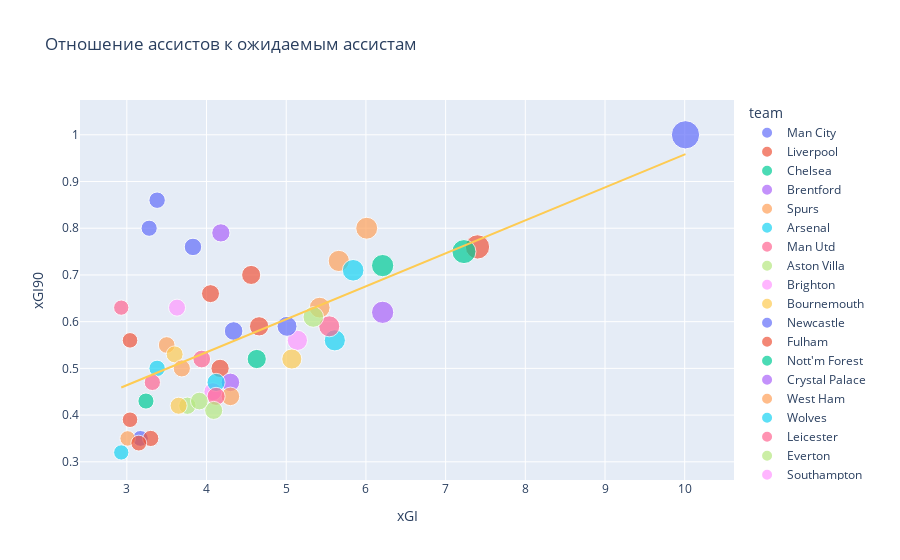

Write notebook code for a chart like this one.
### Code cell
fig = px.scatter(
    players.sort_values("xGI", ascending=False).head(50),
    x="xGI",
    y="xGI90",
    color="team",
    trendline="ols",
    trendline_scope="overall",
    hover_name="player_name",
    size="xGI",
    title="Отношение ассистов к ожидаемым ассистам",
)
fig.show()

### Figure 1 — Plotly figure (JSON) as saved in the notebook; plotly's stock layout.template omitted (floating-point values rounded to 4 significant figures)
{"data": [{"hovertemplate": "<b>%{hovertext}</b><br><br>team=Man City<br>xGI=%{marker.size}<br>xGI90=%{y}<extra></extra>", "hovertext": ["Haaland", "Sávio", "De Bruyne", "Foden", "Bernardo"], "legendgroup": "Man City", "marker": {"color": "#636efa", "size": [10.01, 3.83, 3.38, 3.28, 3.17], "sizemode": "area", "sizeref": 0.02502, "symbol": "circle"}, "mode": "markers", "name": "Man City", "orientation": "v", "showlegend": true, "type": "scatter", "x": [10.01, 3.83, 3.38, 3.28, 3.17], "xaxis": "x", "y": [1, 0.76, 0.86, 0.8, 0.35], "yaxis": "y"}, {"hovertemplate": "<b>%{hovertext}</b><br><br>team=Liverpool<br>xGI=%{marker.size}<br>xGI90=%{y}<extra></extra>", "hovertext": ["M.Salah", "Luis Díaz", "Alexander-Arnold", "Diogo J."], "legendgroup": "Liverpool", "marker": {"color": "#EF553B", "size": [7.4, 4.05, 3.3, 3.04], "sizemode": "area", "sizeref": 0.02502, "symbol": "circle"}, "mode": "markers", "name": "Liverpool", "orientation": "v", "showlegend": true, "type": "scatter", "x": [7.4, 4.05, 3.3, 3.04], "xaxis": "x", "y": [0.76, 0.66, 0.35, 0.56], "yaxis": "y"}, {"hovertemplate": "<b>%{hovertext}</b><br><br>team=Chelsea<br>xGI=%{marker.size}<br>xGI90=%{y}<extra></extra>", "hovertext": ["Palmer", "N.Jackson", "Madueke"], "legendgroup": "Chelsea", "marker": {"color": "#00cc96", "size": [7.23, 6.21, 3.24], "sizemode": "area", "sizeref": 0.02502, "symbol": "circle"}, "mode": "markers", "name": "Chelsea", "orientation": "v", "showlegend": true, "type": "scatter", "x": [7.23, 6.21, 3.24], "xaxis": "x", "y": [0.75, 0.72, 0.43], "yaxis": "y"}, {"hovertemplate": "<b>%{hovertext}</b><br><br>team=Brentford<br>xGI=%{marker.size}<br>xGI90=%{y}<extra></extra>", "hovertext": ["Mbeumo", "Wissa"], "legendgroup": "Brentford", "marker": {"color": "#ab63fa", "size": [6.21, 4.18], "sizemode": "area", "sizeref": 0.02502, "symbol": "circle"}, "mode": "markers", "name": "Brentford", "orientation": "v", "showlegend": true, "type": "scatter", "x": [6.21, 4.18], "xaxis": "x", "y": [0.62, 0.79], "yaxis": "y"}, {"hovertemplate": "<b>%{hovertext}</b><br><br>team=Spurs<br>xGI=%{marker.size}<br>xGI90=%{y}<extra></extra>", "hovertext": ["Maddison", "Solanke", "Johnson", "Son", "Kulusevski"], "legendgroup": "Spurs", "marker": {"color": "#FFA15A", "size": [6.01, 5.66, 5.42, 3.5, 3.01], "sizemode": "area", "sizeref": 0.02502, "symbol": "circle"}, "mode": "markers", "name": "Spurs", "orientation": "v", "showlegend": true, "type": "scatter", "x": [6.01, 5.66, 5.42, 3.5, 3.01], "xaxis": "x", "y": [0.8, 0.73, 0.63, 0.55, 0.35], "yaxis": "y"}, {"hovertemplate": "<b>%{hovertext}</b><br><br>team=Arsenal<br>xGI=%{marker.size}<br>xGI90=%{y}<extra></extra>", "hovertext": ["Saka", "Havertz", "Martinelli"], "legendgroup": "Arsenal", "marker": {"color": "#19d3f3", "size": [5.84, 5.61, 3.38], "sizemode": "area", "sizeref": 0.02502, "symbol": "circle"}, "mode": "markers", "name": "Arsenal", "orientation": "v", "showlegend": true, "type": "scatter", "x": [5.84, 5.61, 3.38], "xaxis": "x", "y": [0.71, 0.56, 0.5], "yaxis": "y"}, {"hovertemplate": "<b>%{hovertext}</b><br><br>team=Man Utd<br>xGI=%{marker.size}<br>xGI90=%{y}<extra></extra>", "hovertext": ["B.Fernandes", "Garnacho", "Zirkzee"], "legendgroup": "Man Utd", "marker": {"color": "#FF6692", "size": [5.54, 3.94, 2.93], "sizemode": "area", "sizeref": 0.02502, "symbol": "circle"}, "mode": "markers", "name": "Man Utd", "orientation": "v", "showlegend": true, "type": "scatter", "x": [5.54, 3.94, 2.93], "xaxis": "x", "y": [0.59, 0.52, 0.63], "yaxis": "y"}, {"hovertemplate": "<b>%{hovertext}</b><br><br>team=Aston Villa<br>xGI=%{marker.size}<br>xGI90=%{y}<extra></extra>", "hovertext": ["Watkins", "Rogers"], "legendgroup": "Aston Villa", "marker": {"color": "#B6E880", "size": [5.34, 3.76], "sizemode": "area", "sizeref": 0.02502, "symbol": "circle"}, "mode": "markers", "name": "Aston Villa", "orientation": "v", "showlegend": true, "type": "scatter", "x": [5.34, 3.76], "xaxis": "x", "y": [0.61, 0.42], "yaxis": "y"}, {"hovertemplate": "<b>%{hovertext}</b><br><br>team=Brighton<br>xGI=%{marker.size}<br>xGI90=%{y}<extra></extra>", "hovertext": ["Welbeck", "Mitoma"], "legendgroup": "Brighton", "marker": {"color": "#FF97FF", "size": [5.14, 4.08], "sizemode": "area", "sizeref": 0.02502, "symbol": "circle"}, "mode": "markers", "name": "Brighton", "orientation": "v", "showlegend": true, "type": "scatter", "x": [5.14, 4.08], "xaxis": "x", "y": [0.56, 0.45], "yaxis": "y"}, {"hovertemplate": "<b>%{hovertext}</b><br><br>team=Bournemouth<br>xGI=%{marker.size}<br>xGI90=%{y}<extra></extra>", "hovertext": ["Semenyo", "Tavernier", "Evanilson"], "legendgroup": "Bournemouth", "marker": {"color": "#FECB52", "size": [5.07, 3.65, 3.6], "sizemode": "area", "sizeref": 0.02502, "symbol": "circle"}, "mode": "markers", "name": "Bournemouth", "orientation": "v", "showlegend": true, "type": "scatter", "x": [5.07, 3.65, 3.6], "xaxis": "x", "y": [0.52, 0.42, 0.53], "yaxis": "y"}, {"hovertemplate": "<b>%{hovertext}</b><br><br>team=Newcastle<br>xGI=%{marker.size}<br>xGI90=%{y}<extra></extra>", "hovertext": ["Gordon", "Isak"], "legendgroup": "Newcastle", "marker": {"color": "#636efa", "size": [5.01, 4.34], "sizemode": "area", "sizeref": 0.02502, "symbol": "circle"}, "mode": "markers", "name": "Newcastle", "orientation": "v", "showlegend": true, "type": "scatter", "x": [5.01, 4.34], "xaxis": "x", "y": [0.59, 0.58], "yaxis": "y"}, {"hovertemplate": "<b>%{hovertext}</b><br><br>team=Fulham<br>xGI=%{marker.size}<br>xGI90=%{y}<extra></extra>", "hovertext": ["Adama", "Raúl", "Andreas", "Iwobi", "Smith Rowe"], "legendgroup": "Fulham", "marker": {"color": "#EF553B", "size": [4.66, 4.56, 4.17, 3.15, 3.04], "sizemode": "area", "sizeref": 0.02502, "symbol": "circle"}, "mode": "markers", "name": "Fulham", "orientation": "v", "showlegend": true, "type": "scatter", "x": [4.66, 4.56, 4.17, 3.15, 3.04], "xaxis": "x", "y": [0.59, 0.7, 0.5, 0.34, 0.39], "yaxis": "y"}, {"hovertemplate": "<b>%{hovertext}</b><br><br>team=Nott'm Forest<br>xGI=%{marker.size}<br>xGI90=%{y}<extra></extra>", "hovertext": ["Wood"], "legendgroup": "Nott'm Forest", "marker": {"color": "#00cc96", "size": [4.63], "sizemode": "area", "sizeref": 0.02502, "symbol": "circle"}, "mode": "markers", "name": "Nott'm Forest", "orientation": "v", "showlegend": true, "type": "scatter", "x": [4.63], "xaxis": "x", "y": [0.52], "yaxis": "y"}, {"hovertemplate": "<b>%{hovertext}</b><br><br>team=Crystal Palace<br>xGI=%{marker.size}<br>xGI90=%{y}<extra></extra>", "hovertext": ["Eze"], "legendgroup": "Crystal Palace", "marker": {"color": "#ab63fa", "size": [4.3], "sizemode": "area", "sizeref": 0.02502, "symbol": "circle"}, "mode": "markers", "name": "Crystal Palace", "orientation": "v", "showlegend": true, "type": "scatter", "x": [4.3], "xaxis": "x", "y": [0.47], "yaxis": "y"}, {"hovertemplate": "<b>%{hovertext}</b><br><br>team=West Ham<br>xGI=%{marker.size}<br>xGI90=%{y}<extra></extra>", "hovertext": ["Bowen", "Kudus"], "legendgroup": "West Ham", "marker": {"color": "#FFA15A", "size": [4.3, 3.69], "sizemode": "area", "sizeref": 0.02502, "symbol": "circle"}, "mode": "markers", "name": "West Ham", "orientation": "v", "showlegend": true, "type": "scatter", "x": [4.3, 3.69], "xaxis": "x", "y": [0.44, 0.5], "yaxis": "y"}, {"hovertemplate": "<b>%{hovertext}</b><br><br>team=Wolves<br>xGI=%{marker.size}<br>xGI90=%{y}<extra></extra>", "hovertext": ["Cunha", "Strand Larsen"], "legendgroup": "Wolves", "marker": {"color": "#19d3f3", "size": [4.12, 2.93], "sizemode": "area", "sizeref": 0.02502, "symbol": "circle"}, "mode": "markers", "name": "Wolves", "orientation": "v", "showlegend": true, "type": "scatter", "x": [4.12, 2.93], "xaxis": "x", "y": [0.47, 0.32], "yaxis": "y"}, {"hovertemplate": "<b>%{hovertext}</b><br><br>team=Leicester<br>xGI=%{marker.size}<br>xGI90=%{y}<extra></extra>", "hovertext": ["Vardy", "Buonanotte"], "legendgroup": "Leicester", "marker": {"color": "#FF6692", "size": [4.12, 3.32], "sizemode": "area", "sizeref": 0.02502, "symbol": "circle"}, "mode": "markers", "name": "Leicester", "orientation": "v", "showlegend": true, "type": "scatter", "x": [4.12, 3.32], "xaxis": "x", "y": [0.44, 0.47], "yaxis": "y"}, {"hovertemplate": "<b>%{hovertext}</b><br><br>team=Everton<br>xGI=%{marker.size}<br>xGI90=%{y}<extra></extra>", "hovertext": ["McNeil", "Calvert-Lewin"], "legendgroup": "Everton", "marker": {"color": "#B6E880", "size": [4.09, 3.91], "sizemode": "area", "sizeref": 0.02502, "symbol": "circle"}, "mode": "markers", "name": "Everton", "orientation": "v", "showlegend": true, "type": "scatter", "x": [4.09, 3.91], "xaxis": "x", "y": [0.41, 0.43], "yaxis": "y"}, {"hovertemplate": "<b>%{hovertext}</b><br><br>team=Southampton<br>xGI=%{marker.size}<br>xGI90=%{y}<extra></extra>", "hovertext": ["Archer"], "legendgroup": "Southampton", "marker": {"color": "#FF97FF", "size": [3.63], "sizemode": "area", "sizeref": 0.02502, "symbol": "circle"}, "mode": "markers", "name": "Southampton", "orientation": "v", "showlegend": true, "type": "scatter", "x": [3.63], "xaxis": "x", "y": [0.63], "yaxis": "y"}, {"hovertemplate": "<b>OLS trendline</b><br>xGI90 = 0.0705616 * xGI + 0.252335<br>R<sup>2</sup>=0.403097<br><br>xGI=%{x}<br>xGI90=%{y} <b>(trend)</b><extra></extra>", "legendgroup": "Overall Trendline", "line": {"color": "#FECB52"}, "mode": "lines", "name": "Overall Trendline", "showlegend": true, "type": "scatter", "x": [2.93, 2.93, 3.01, 3.04, 3.04, 3.15, 3.17, 3.24, 3.28, 3.3, 3.32, 3.38, 3.38, 3.5, 3.6, 3.63, 3.65, 3.69, 3.76, 3.83, 3.91, 3.94, 4.05, 4.08, 4.09, 4.12, 4.12, 4.17, 4.18, 4.3, 4.3, 4.34, 4.56, 4.63, 4.66, 5.01, 5.07, 5.14, 5.34, 5.42, 5.54, 5.61, 5.66, 5.84, 6.01, 6.21, 6.21, 7.23, 7.4, 10.01], "xaxis": "x", "y": [0.4591, 0.4591, 0.4647, 0.4668, 0.4668, 0.4746, 0.476, 0.481, 0.4838, 0.4852, 0.4866, 0.4908, 0.4908, 0.4993, 0.5064, 0.5085, 0.5099, 0.5127, 0.5176, 0.5226, 0.5282, 0.5303, 0.5381, 0.5402, 0.5409, 0.543, 0.543, 0.5466, 0.5473, 0.5557, 0.5557, 0.5586, 0.5741, 0.579, 0.5812, 0.6058, 0.6101, 0.615, 0.6291, 0.6348, 0.6432, 0.6482, 0.6517, 0.6644, 0.6764, 0.6905, 0.6905, 0.7625, 0.7745, 0.9587], "yaxis": "y"}], "layout": {"legend": {"itemsizing": "constant", "title": {"text": "team"}, "tracegroupgap": 0}, "title": {"text": "Отношение ассистов к ожидаемым ассистам"}, "xaxis": {"anchor": "y", "domain": [0, 1], "title": {"text": "xGI"}}, "yaxis": {"anchor": "x", "domain": [0, 1], "title": {"text": "xGI90"}}}}
